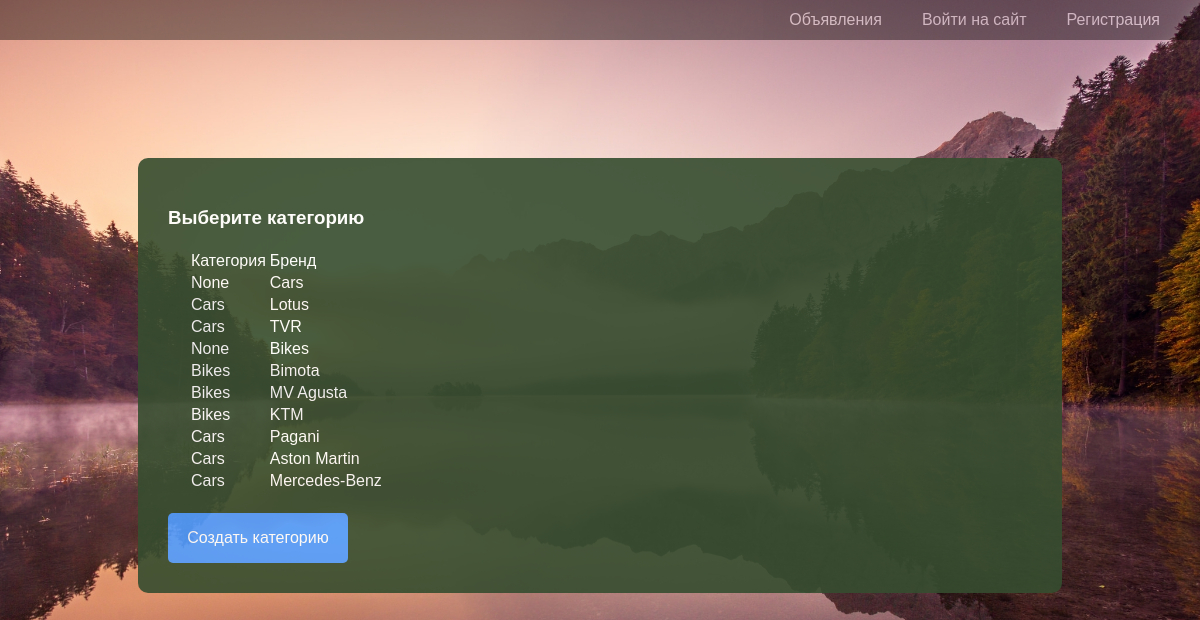
/category_list, run on the app's committed database.
### app/models.py (models this page shows)
class Category(models.Model):
    name = models.CharField(max_length=40, verbose_name='Раздел')
    parent = models.ForeignKey('self', on_delete=models.CASCADE, null=True, blank=True, related_name='sub_category')
    def __str__(self):
        return self.name

### app/views.py (the view)
# urls.py: path('category_list', CategoryListView.as_view(), name='category_list'),
class CategoryListView(ListView):
    model = Category
    template_name = 'category_list.html'
    context_object_name = 'categories'

### app/templates/category_list.html
{% extends 'base.html' %}
{% block content %}
    <div class="main_platform">
        <div class="main_block">
            <h3>Выберите категорию</h3>
            <table>
                <tr>
                    <td>Категория</td>
                    <td>Бренд</td>
                </tr>
                {% for i in categories %}
                    <tr>
                        <td>{{ i.parent }}</td>
                        <td>{{ i.name }}</td>
                    </tr>
                {% endfor %}
            </table>
            <div class="create_button">
                <a style="text-decoration: none; color: white;" href={% url 'category_create' %}>Создать категорию</a>
            </div>
        </div>
    </div>
{% endblock %}

### static/css/style.css (style rules this page uses)
body { background-color: rgb(46, 46, 95); margin: 0px; padding: 0px; }
.main_platform { display: flex; flex-direction: row; justify-content: center; }
.main_block { background-color: rgb(54, 77, 47); margin: 100px; width: 72%; border-radius: 10px; padding: 30px; font-family: Arial; opacity: 90%; color: white; }
.create_button { display: flex; flex-direction: row; justify-content: center; align-items: center; width: 180px; height: 50px; border-radius: 5px; background-color: rgb(80, 156, 255); color: white; text-decoration: none; }
table { margin: 20px; }

### data on the page
Category: parent "None", name "Cars"
Category: parent "Cars", name "Lotus"
Category: parent "Cars", name "TVR"
Category: parent "None", name "Bikes"
Category: parent "Bikes", name "Bimota"
Category: parent "Bikes", name "MV Agusta"
Category: parent "Bikes", name "KTM"
Category: parent "Cars", name "Pagani"
Category: parent "Cars", name "Aston Martin"
Category: parent "Cars", name "Mercedes-Benz"
